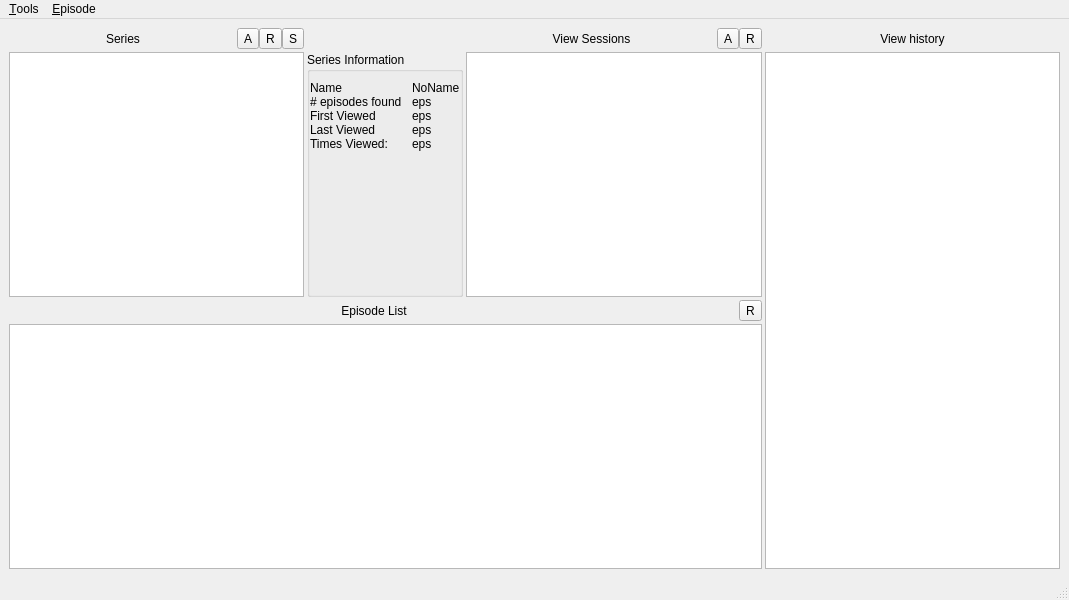
<?xml version="1.0" encoding="UTF-8"?>
<ui version="4.0">
 <class>MainWindow</class>
 <widget class="QMainWindow" name="MainWindow">
  <property name="geometry">
   <rect>
    <x>0</x>
    <y>0</y>
    <width>1069</width>
    <height>600</height>
   </rect>
  </property>
  <property name="windowTitle">
   <string>ViewManager</string>
  </property>
  <property name="styleSheet">
   <string notr="true">/**{
	background: rgb(170, 0, 0);
	font: 10pt &quot;Purisa&quot;;
	color: rgb(255, 255, 0);
}*/

/*QTableView{
    alternate-background-color: blue;
    *//* background: yellow; *//*
	selection-color: blue; *//* selected text color *//*
	selection-background-color: yellow;
}*/
</string>
  </property>
  <widget class="QWidget" name="centralwidget">
   <layout class="QGridLayout" name="gridLayout">
    <property name="spacing">
     <number>3</number>
    </property>
    <item row="0" column="3">
     <widget class="QLabel" name="label_6">
      <property name="text">
       <string>View history</string>
      </property>
      <property name="alignment">
       <set>Qt::AlignCenter</set>
      </property>
     </widget>
    </item>
    <item row="1" column="3" rowspan="3">
     <widget class="QTableView" name="tableView_history">
      <property name="alternatingRowColors">
       <bool>true</bool>
      </property>
     </widget>
    </item>
    <item row="1" column="2">
     <widget class="QTableView" name="tableView_sessions">
      <property name="alternatingRowColors">
       <bool>true</bool>
      </property>
     </widget>
    </item>
    <item row="1" column="0">
     <widget class="QTableView" name="tableView_series">
      <property name="alternatingRowColors">
       <bool>true</bool>
      </property>
     </widget>
    </item>
    <item row="1" column="1">
     <widget class="QGroupBox" name="groupBox">
      <property name="title">
       <string>Series Information</string>
      </property>
      <layout class="QGridLayout" name="gridLayout_3">
       <property name="leftMargin">
        <number>0</number>
       </property>
       <property name="rightMargin">
        <number>0</number>
       </property>
       <property name="bottomMargin">
        <number>0</number>
       </property>
       <property name="spacing">
        <number>0</number>
       </property>
       <item row="0" column="0">
        <layout class="QGridLayout" name="gridLayout_2">
         <property name="horizontalSpacing">
          <number>10</number>
         </property>
         <item row="1" column="0">
          <widget class="QLabel" name="label_4">
           <property name="text">
            <string># episodes found</string>
           </property>
          </widget>
         </item>
         <item row="1" column="1">
          <widget class="QLabel" name="label_nepisodes">
           <property name="text">
            <string>eps</string>
           </property>
          </widget>
         </item>
         <item row="2" column="0">
          <widget class="QLabel" name="label_8">
           <property name="text">
            <string>First Viewed</string>
           </property>
          </widget>
         </item>
         <item row="2" column="1">
          <widget class="QLabel" name="label_firstViewed">
           <property name="text">
            <string>eps</string>
           </property>
          </widget>
         </item>
         <item row="3" column="0">
          <widget class="QLabel" name="label_9">
           <property name="text">
            <string>Last Viewed</string>
           </property>
          </widget>
         </item>
         <item row="3" column="1">
          <widget class="QLabel" name="label_lastViewed">
           <property name="text">
            <string>eps</string>
           </property>
          </widget>
         </item>
         <item row="4" column="0">
          <widget class="QLabel" name="label_10">
           <property name="text">
            <string>Times Viewed:</string>
           </property>
          </widget>
         </item>
         <item row="4" column="1">
          <widget class="QLabel" name="label_timesViewed">
           <property name="text">
            <string>eps</string>
           </property>
          </widget>
         </item>
         <item row="0" column="0">
          <widget class="QLabel" name="label_11">
           <property name="text">
            <string>Name</string>
           </property>
          </widget>
         </item>
         <item row="0" column="1">
          <widget class="QLabel" name="label_name">
           <property name="text">
            <string>NoName</string>
           </property>
          </widget>
         </item>
         <item row="5" column="0">
          <spacer name="verticalSpacer">
           <property name="orientation">
            <enum>Qt::Vertical</enum>
           </property>
           <property name="sizeHint" stdset="0">
            <size>
             <width>20</width>
             <height>40</height>
            </size>
           </property>
          </spacer>
         </item>
        </layout>
       </item>
      </layout>
     </widget>
    </item>
    <item row="0" column="0">
     <layout class="QHBoxLayout" name="horizontalLayout_2">
      <property name="spacing">
       <number>0</number>
      </property>
      <item>
       <widget class="QLabel" name="label_2">
        <property name="text">
         <string>Series</string>
        </property>
        <property name="alignment">
         <set>Qt::AlignCenter</set>
        </property>
       </widget>
      </item>
      <item>
       <widget class="QToolButton" name="toolButton_addSeries">
        <property name="toolTip">
         <string>Add Series</string>
        </property>
        <property name="text">
         <string>A</string>
        </property>
       </widget>
      </item>
      <item>
       <widget class="QToolButton" name="toolButton_removeSeries">
        <property name="toolTip">
         <string>Remove Series</string>
        </property>
        <property name="text">
         <string>R</string>
        </property>
       </widget>
      </item>
      <item>
       <widget class="QToolButton" name="toolButton_seriesSettings">
        <property name="toolTip">
         <string>Series Settings</string>
        </property>
        <property name="text">
         <string>S</string>
        </property>
       </widget>
      </item>
     </layout>
    </item>
    <item row="0" column="2">
     <layout class="QHBoxLayout" name="horizontalLayout_4">
      <property name="spacing">
       <number>0</number>
      </property>
      <item>
       <widget class="QLabel" name="label_7">
        <property name="text">
         <string>View Sessions</string>
        </property>
        <property name="alignment">
         <set>Qt::AlignCenter</set>
        </property>
       </widget>
      </item>
      <item>
       <widget class="QToolButton" name="toolButton_addViewSession">
        <property name="toolTip">
         <string>Add View Session</string>
        </property>
        <property name="statusTip">
         <string/>
        </property>
        <property name="text">
         <string>A</string>
        </property>
       </widget>
      </item>
      <item>
       <widget class="QToolButton" name="toolButton_removeViewSession">
        <property name="toolTip">
         <string>Remove View Session</string>
        </property>
        <property name="text">
         <string>R</string>
        </property>
       </widget>
      </item>
     </layout>
    </item>
    <item row="2" column="0" colspan="3">
     <layout class="QHBoxLayout" name="horizontalLayout_6">
      <property name="spacing">
       <number>0</number>
      </property>
      <item>
       <widget class="QLabel" name="label_12">
        <property name="text">
         <string>Episode List</string>
        </property>
        <property name="alignment">
         <set>Qt::AlignCenter</set>
        </property>
       </widget>
      </item>
      <item>
       <widget class="QToolButton" name="toolButton_refreshEpisodeList">
        <property name="toolTip">
         <string>Refresh Episode List</string>
        </property>
        <property name="text">
         <string>R</string>
        </property>
       </widget>
      </item>
     </layout>
    </item>
    <item row="3" column="0" colspan="3">
     <widget class="QTableView" name="tableView_episodes">
      <property name="alternatingRowColors">
       <bool>true</bool>
      </property>
     </widget>
    </item>
   </layout>
  </widget>
  <widget class="QMenuBar" name="menubar">
   <property name="geometry">
    <rect>
     <x>0</x>
     <y>0</y>
     <width>1069</width>
     <height>24</height>
    </rect>
   </property>
   <widget class="QMenu" name="menuTools">
    <property name="title">
     <string>&amp;Tools</string>
    </property>
    <addaction name="actionAdd_Series"/>
    <addaction name="actionAdd_View_Session"/>
   </widget>
   <widget class="QMenu" name="menuEpisode">
    <property name="title">
     <string>&amp;Episode</string>
    </property>
    <addaction name="actionView_Next_Episode"/>
    <addaction name="actionView_Episode"/>
    <addaction name="action_Mark_Next_Episode_Viewed"/>
   </widget>
   <addaction name="menuTools"/>
   <addaction name="menuEpisode"/>
  </widget>
  <widget class="QStatusBar" name="statusbar"/>
  <action name="actionAdd_Series">
   <property name="text">
    <string>Add &amp;Series</string>
   </property>
  </action>
  <action name="actionAdd_Directory">
   <property name="text">
    <string>Add &amp;Directory</string>
   </property>
  </action>
  <action name="actionAdd_View_Session">
   <property name="text">
    <string>Add &amp;View Session</string>
   </property>
  </action>
  <action name="actionView_Next_Episode">
   <property name="text">
    <string>View &amp;Next Episode</string>
   </property>
  </action>
  <action name="actionView_Episode">
   <property name="text">
    <string>View &amp;Episode</string>
   </property>
  </action>
  <action name="action_Mark_Next_Episode_Viewed">
   <property name="text">
    <string>&amp;Mark Next Episode Viewed</string>
   </property>
  </action>
 </widget>
 <resources/>
 <connections/>
</ui>
